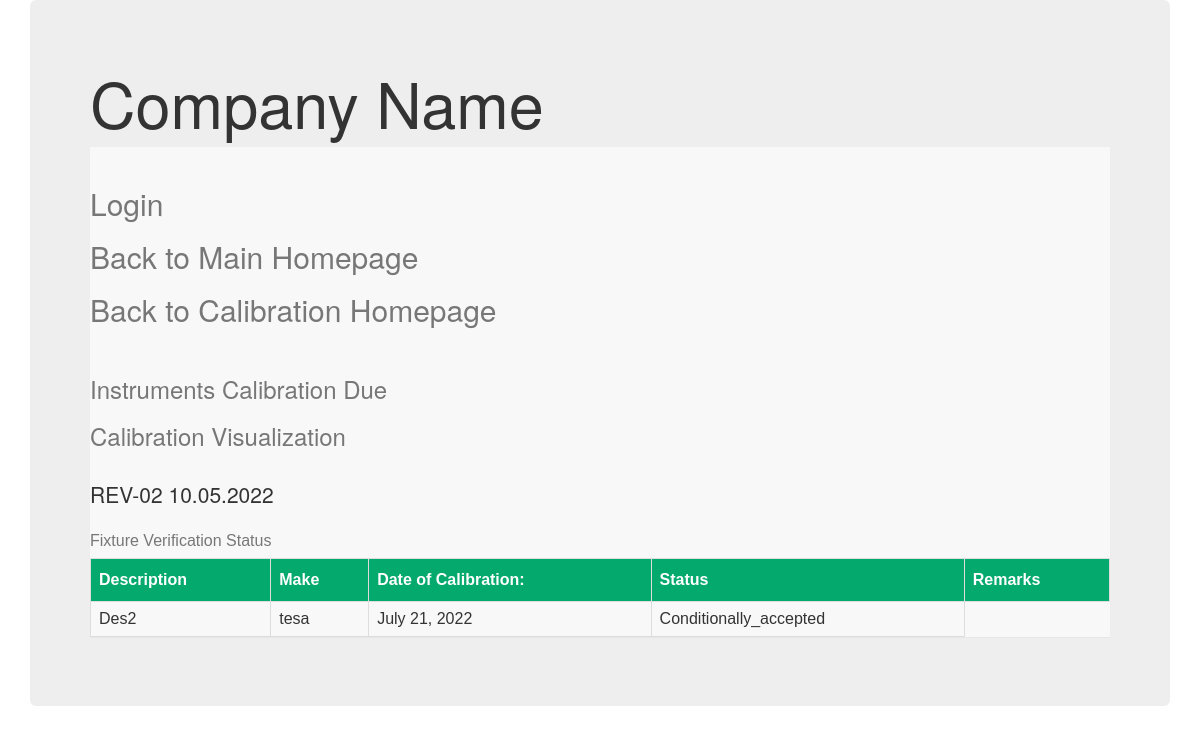
The app's page /Instruments2 with its own data.
### Calibration/models.py (models this page shows, shortened)
class Instruments_List(models.Model):
    result=(   ("Accepted","Accepted"),
                ("Rejected","Rejected"),
                ("Conditionally_accepted","Conditionally_accepted"),
                 ("Not_Claibrated","Not_calibrated")
                )
    Description = models.CharField(max_length=100,blank=True,null=True)
    Intrument_Serial_No = models.CharField(max_length=100,blank=True,null=True)
    Range = models.CharField(max_length=100,blank=True,null=True)
    Least_count = models.CharField(max_length=100,blank=True,null=True)
    Make = models.CharField(max_length=100,blank=True,null=True)
    Intrument_ID = models.CharField(max_length=100,blank=True,null=True)
    Calibration_Freq = models.IntegerField(blank=True,null=True)
    Calibration_Plan =models.DateField(null=True,blank=True)
    Date_of_Calibration =models.DateField(null=True,blank=True)
    Next_calibration_Due =models.DateField(editable=False,null=True,blank=True)
    Status = models.CharField(max_length=100,choices = result)
    Report_No= models.CharField(max_length=100,blank=True,null=True)
    Calibration_report1 =models.FileField(upload_to='Calibration/Instruments',blank=True,null=True)
    Calibration_report2 =models.FileField(upload_to='Calibration/Instruments',blank=True,null=True)
    FN = models.CharField(max_length=100, default="REV-01 14.05.2022",blank=True,null=True)

### Calibration/views.py (the view)
# urls.py: path('Instruments2',views.Instruments_Listview2.as_view(), name='Instruments2'),
class Instruments_Listview2(ListView):
    context_object_name = 'Instruments2'
    model = Instruments_List
    template_name=  'calibration2.html'
    queryset = Instruments_List.objects.filter(Q(Status = "Conditionally_accepted") | Q(Status = "Rejected") )
    ordering = ['Status']

### templates/calibration2.html (shortened to what this page needs)
<html lang="en" dir="ltr">
  <head>
    <link rel="stylesheet" href="https://maxcdn.bootstrapcdn.com/bootstrap/3.3.7/css/bootstrap.min.css"
  </head>
  <body>
    <div class="container">
    <div class="jumbotron">
    <h1>Company Name </h1>
      <nav class="navbar navbar-default navbar-static-top"
      <ul  class="nav navbar-nav"><br>
    <h2><a class="navbar-link", href="{% url "admin:index" %}">Login</a></h2>
    <h2><a class="navbar-link", href="{% url "home" %}">Back to Main Homepage</a></h2>
     <h2><a class="navbar-link", href="{% url "Instruments3" %}">Back to Calibration Homepage</a></h2><br>
     <h3><a class="navbar-link" href="{% url "Instruments" %}">Instruments Calibration Due</a></h3>
     <h3><a class="navbar-link" href="{% url "Cal2" %}">Calibration Visualization</a></h3><br>
         {% if Instruments2 %}
               <p>REV-02 10.05.2022</p>
         <table id="customers">
             <caption>Fixture Verification Status</caption>
            <thead>
              <th>Description</th>
              <th>Make</th>
              <th>Date of Calibration:</th>
              <th>Status</th>
                <th>Remarks</th>
           </thead>
              {% for acc1 in Instruments2 %}
             <tr>
               <td>{{acc1.Description}}</td>
               <td>{{acc1.Make}}</td>
                <td>{{acc1.Date_of_Calibration}}</td>
               <td>{{acc1.Status}}</td>
             </tr>
             {% endfor %}
         </table>
          {% else %}
        <p> All Instruments are Found ok</p>
      {% endif %}

### templates/calibration2.html (style rules this page uses)
#customers { font-family: Arial, Helvetica, sans-serif; border-collapse: collapse; width: 100%; }
#customers td, #customers th { border: 1px solid #ddd; padding: 8px; }
#customers th { padding-top: 12px; padding-bottom: 12px; text-align: left; background-color: #04AA6D; color: white; }

### records on screen
Instruments_List: Description "Des2", Make "tesa", Date_of_Calibration "July 21, 2022", Status "Conditionally_accepted"
